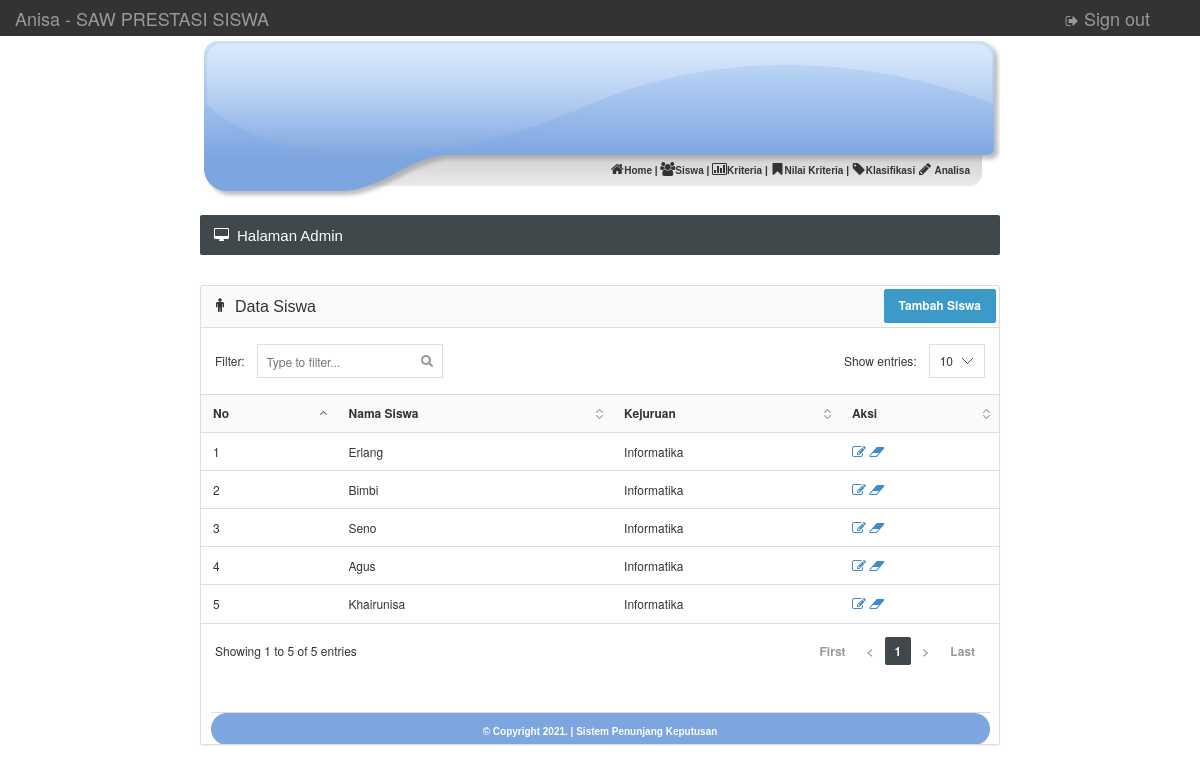
The page /admin/siswa.php (signed in) on the database as committed earlier.
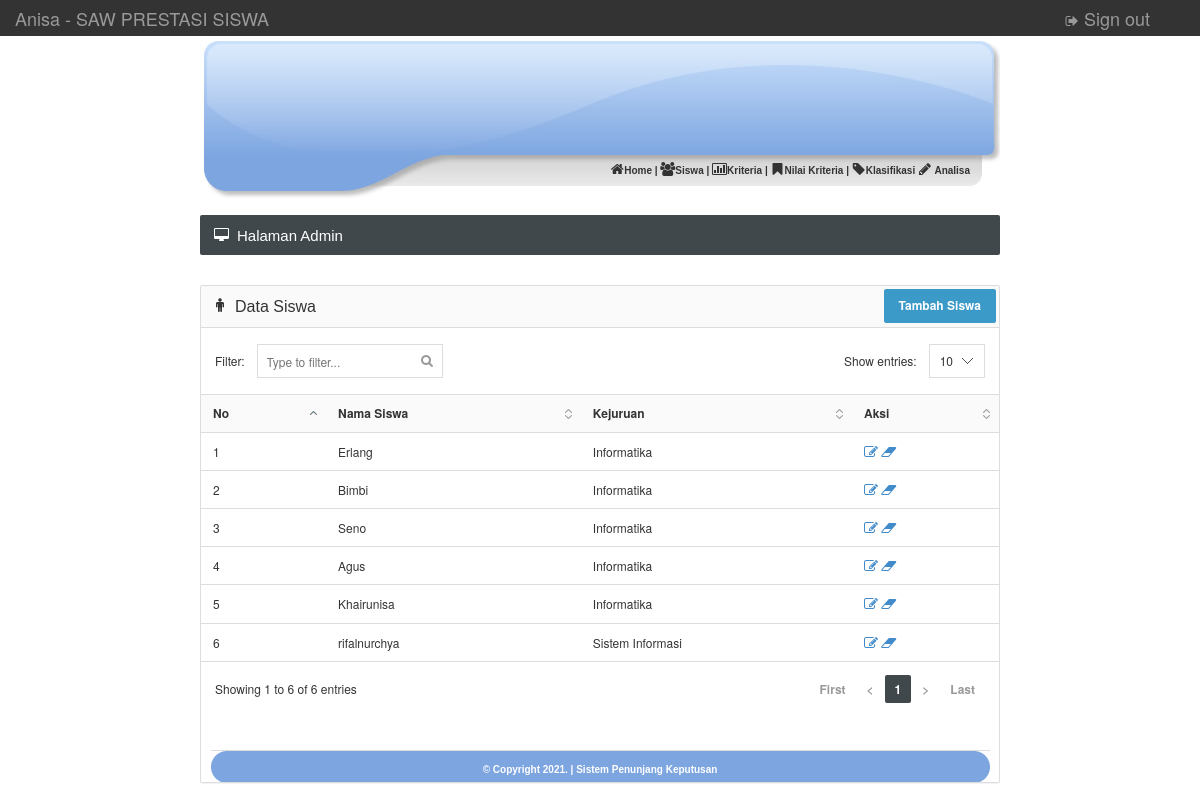
The same page on the database as committed later.
### tables this page shows
CREATE TABLE `calonbeasiswa` (
  `id_mhs` varchar(10) NOT NULL,
  `nama_mhs` varchar(100) NOT NULL,
  `jurusan` text NOT NULL
);

### admin/siswa.php (the view)
<?php
include "head.php";
?>
			<?php include "menu.php"; ?>
			</div>
		<br />
		<div id="content">
			<div class="page-title">
				<h5><i class="fa fa-desktop"></i> Halaman Admin</h5>
			</div>
			<div class="panel panel-default">
				<div class="panel-heading" align="right"><h6 class="panel-title"><i class="fa fa-male"></i> Data Siswa</h6>
				<a href="siswa_tambah.php"><input type="submit" value="Tambah Siswa" class="btn btn-info"></a>
				</div>
				<div class="datatable">
					<table class="table table-hover">
						<thead>
							<tr>
								<th>No</th>
								<th>Nama Siswa</th>
								<th>Kejuruan</th>
								<th>Aksi</th>
							</tr>
						</thead>
						<tbody>
							<?php
							$nomor = 0;
							$hasil = mysqli_query($conn ,"select * from calonbeasiswa");
							while ($dataku = mysqli_fetch_array($hasil)) {
							?>
								<tr>
									<td><?php echo $nomor=$nomor+1;?></td>
									<td><?php echo $dataku['nama_mhs']; ?></td>
									<td><?php echo $dataku['jurusan']; ?></td>
									<td>
										<a href="siswa_edit.php?id_mhs=<?php echo $dataku['id_mhs']; ?>">
										<i class='fa fa-edit'></i>
										</a>
										<a href="siswa_hapus.php?id_mhs=<?php echo $dataku['id_mhs']; ?>">
										<i class='fa fa-eraser'></i>
										</a>
									</td>
								</tr>
							<?php } ?>
						</tbody>
					</table>
				</div>
			<br />
			<br />
			<?php include "footer.php"; ?>

Rows that differ between the two databases and show on the page:
added calonbeasiswa: nomor "6", nama_mhs "rifalnurchya", jurusan "Sistem Informasi"
Other text that changed with them:
text written by a page script: "Filter: Show entries: 10 Showing 1 to 5 of 5 entries First < 1 > Last" → "Filter: Show entries: 10 Showing 1 to 6 of 6 entries First < 1 > Last"
